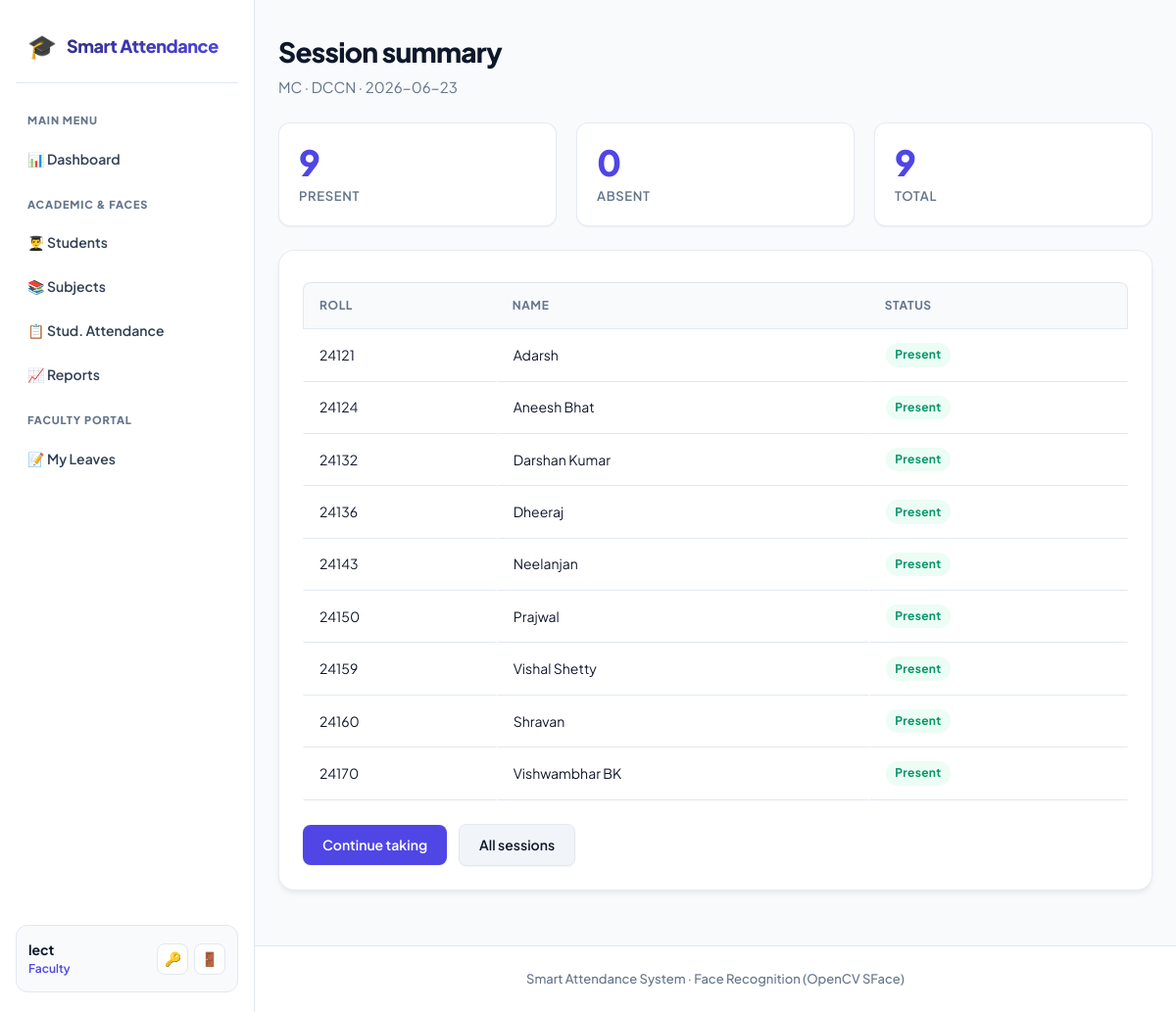
/attendance/2/history (signed in), run on an earlier commit of the app's database.
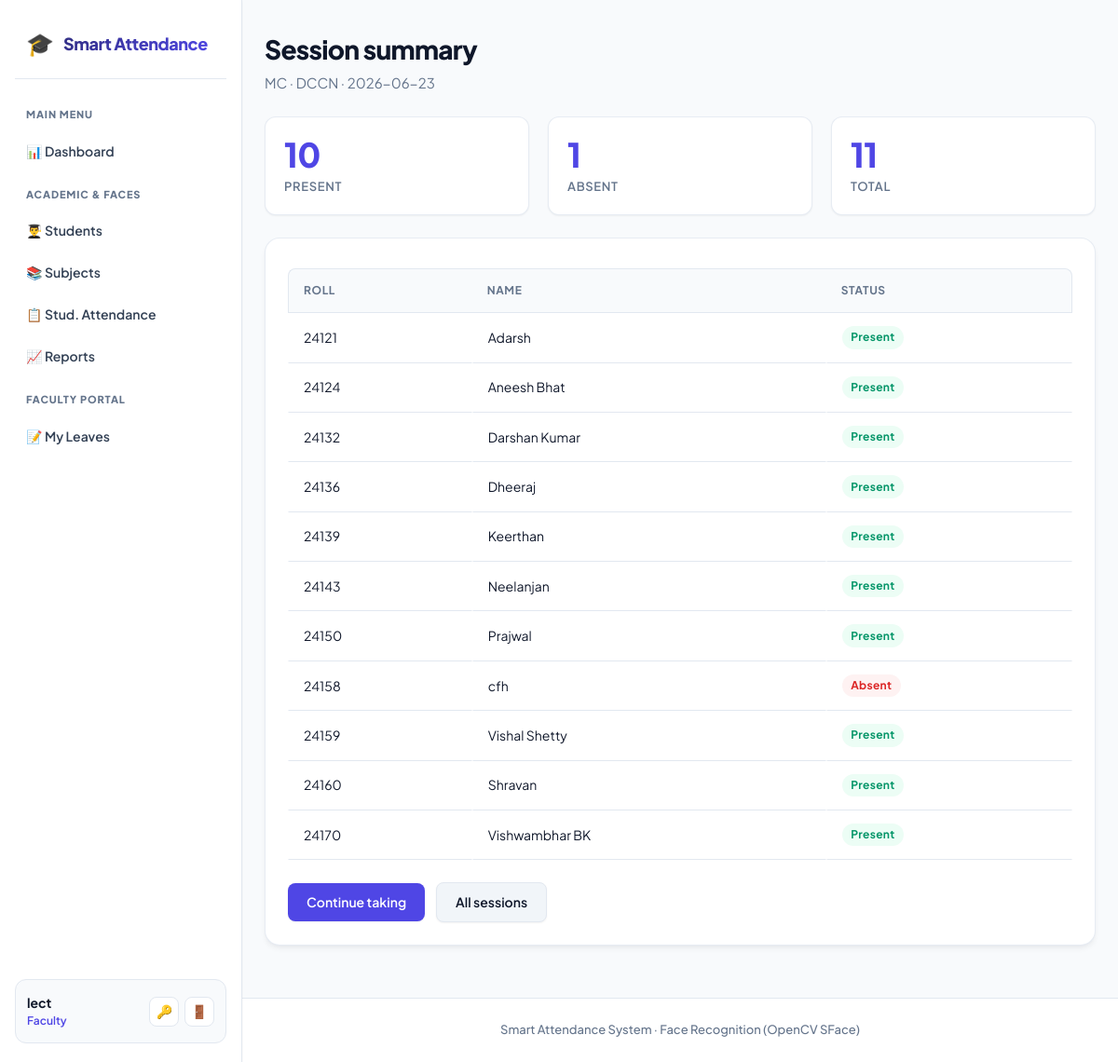
And on a later commit of the database.
### models.py (models this page shows, shortened)
class User(UserMixin, db.Model):
    __tablename__ = "users"
    id = db.Column(db.Integer, primary_key=True)
    username = db.Column(db.String(80), unique=True, nullable=False, index=True)
    email = db.Column(db.String(120), unique=True, nullable=False)
    password_hash = db.Column(db.String(255), nullable=False)
    role = db.Column(db.String(20), nullable=False, default=ROLE_STUDENT)
    created_at = db.Column(db.DateTime, default=datetime.utcnow)
    student_id = db.Column(db.Integer, db.ForeignKey("students.id"), nullable=True)
    student = db.relationship("Student", backref=db.backref("user", uselist=False))
    face_samples = db.relationship(
        "FaceSample", backref="user", cascade="all, delete-orphan"
    )

class Subject(db.Model):
    __tablename__ = "subjects"
    id = db.Column(db.Integer, primary_key=True)
    code = db.Column(db.String(40), unique=True, nullable=False)
    name = db.Column(db.String(120), nullable=False)
    faculty_id = db.Column(db.Integer, db.ForeignKey("users.id"), nullable=True)
    faculty = db.relationship("User", foreign_keys=[faculty_id])
    sessions = db.relationship(
        "AttendanceSession", backref="subject", cascade="all, delete-orphan"
    )

class AttendanceSession(db.Model):
    __tablename__ = "sessions"
    id = db.Column(db.Integer, primary_key=True)
    subject_id = db.Column(db.Integer, db.ForeignKey("subjects.id"), nullable=False)
    faculty_id = db.Column(db.Integer, db.ForeignKey("users.id"), nullable=True)
    faculty = db.relationship("User", foreign_keys=[faculty_id])
    class_name = db.Column(db.String(80), default="")
    session_date = db.Column(db.Date, default=date.today)
    created_at = db.Column(db.DateTime, default=datetime.utcnow)
    records = db.relationship(
        "Attendance", backref="session", cascade="all, delete-orphan"
    )

class Student(db.Model):
    __tablename__ = "students"
    id = db.Column(db.Integer, primary_key=True)
    roll_number = db.Column(db.String(40), unique=True, nullable=False, index=True)
    name = db.Column(db.String(120), nullable=False)
    department = db.Column(db.String(80), default="")
    class_name = db.Column(db.String(80), default="")
    created_at = db.Column(db.DateTime, default=datetime.utcnow)
    face_samples = db.relationship(
        "FaceSample", backref="student", cascade="all, delete-orphan"
    )
    attendance_records = db.relationship(
        "Attendance", backref="student", cascade="all, delete-orphan"
    )

### blueprints/attendance.py (the view)
@attendance_bp.route("/<int:session_id>/history")
@login_required
@staff_required
def history(session_id):
    session = AttendanceSession.query.get_or_404(session_id)
    present_ids = {a.student_id for a in session.records if a.status == "present"}
    students = Student.query.order_by(Student.roll_number).all()
    return render_template("attendance/history.html", session=session,
                           students=students, present_ids=present_ids)

### templates/attendance/history.html (shortened to what this page needs)
{% extends "base.html" %}
{% block content %}
<h1>Session summary</h1>
<p class="subtitle">{{ session.subject.name }} · {{ session.class_name or 'all classes' }} · {{ session.session_date }}</p>
<div class="stat-grid">
  <div class="stat"><div class="num">{{ present_ids|length }}</div><div class="lbl">Present</div></div>
  <div class="stat"><div class="num">{{ students|length - present_ids|length }}</div><div class="lbl">Absent</div></div>
  <div class="stat"><div class="num">{{ students|length }}</div><div class="lbl">Total</div></div>
</div>
<div class="card" style="margin-top:20px">
  <table>
    <tr><th>Roll</th><th>Name</th><th>Status</th></tr>
    {% for s in students %}
    <tr>
      <td>{{ s.roll_number }}</td>
      <td>{{ s.name }}</td>
      <td>
        {% if s.id in present_ids %}<span class="badge badge-yes">Present</span>
        {% else %}<span class="badge badge-no">Absent</span>{% endif %}
      </td>
    </tr>
    {% endfor %}
  </table>
  <div class="btn-row">
    <a class="btn" href="{{ url_for('attendance.take', session_id=session.id) }}">Continue taking</a>
    <a class="btn btn-secondary" href="{{ url_for('attendance.index') }}">All sessions</a>
  </div>
</div>
{% endblock %}

### templates/base.html (shortened to what this page needs)
<!DOCTYPE html>
<html lang="en">
<head>
  <link rel="stylesheet" href="{{ url_for('static', filename='style.css') }}">
</head>
<body>
  <div class="app-layout{% if not current_user.is_authenticated %} auth-layout{% endif %}">
    {% if current_user.is_authenticated %}
    <aside class="sidebar">
      <div class="sidebar-brand">
        <a href="{{ url_for('dashboard.index') }}">
          <span class="brand-logo">🎓</span>
          <span class="brand-name">Smart Attendance</span>
        </a>
      </div>
      <nav class="sidebar-nav">
        <div class="nav-section-label">Main Menu</div>
        <a href="{{ url_for('dashboard.index') }}" class="nav-item">
          <span>📊 Dashboard</span>
        </a>
        {% if current_user.role in ['admin', 'faculty', 'director'] %}
          <div class="nav-section-label">Academic & Faces</div>
          <a href="{{ url_for('students.list_students') }}" class="nav-item">
            <span>👨‍🎓 Students</span>
          </a>
          <a href="{{ url_for('attendance.subjects') }}" class="nav-item">
            <span>📚 Subjects</span>
          </a>
          <a href="{{ url_for('attendance.index') }}" class="nav-item">
            <span>📋 Stud. Attendance</span>
          </a>
          <a href="{{ url_for('reports.index') }}" class="nav-item">
            <span>📈 Reports</span>
          </a>
        {% endif %}
        {% if current_user.role == 'faculty' %}
          <div class="nav-section-label">Faculty Portal</div>
          <a href="{{ url_for('faculty.leaves') }}" class="nav-item">
            <span>📝 My Leaves</span>
          </a>
        {% endif %}
      </nav>
      <div class="sidebar-user">
        <div class="user-info">
          <span class="username">{{ current_user.username }}</span>
          <span class="user-role">{{ current_user.role }}</span>
        </div>
        <div class="user-actions">
          <a href="{{ url_for('auth.change_password') }}" title="Change Password" class="user-action-btn">🔑</a>
          <a href="{{ url_for('auth.logout') }}" title="Logout" class="user-action-btn logout-btn">🚪</a>
        </div>
      </div>
    </aside>
    {% endif %}
    <div class="main-wrapper">
      <main class="container">
        {% block content %}{% endblock %}
      </main>
      <footer class="footer">Smart Attendance System · Face Recognition (OpenCV SFace)</footer>
    </div>
  </div>
</body>
</html>

What changed in the data, as far as the page shows it:
added Student: roll_number "24139", name "Keerthan", shows "Present"
added Student: roll_number "24158", name "cfh", shows "Absent"
Also different on the page:
{{ present_ids|length }}: "9" → "10"
{{ students|length - present_ids|length }}: "0" → "1"
{{ students|length }}: "9" → "11"
